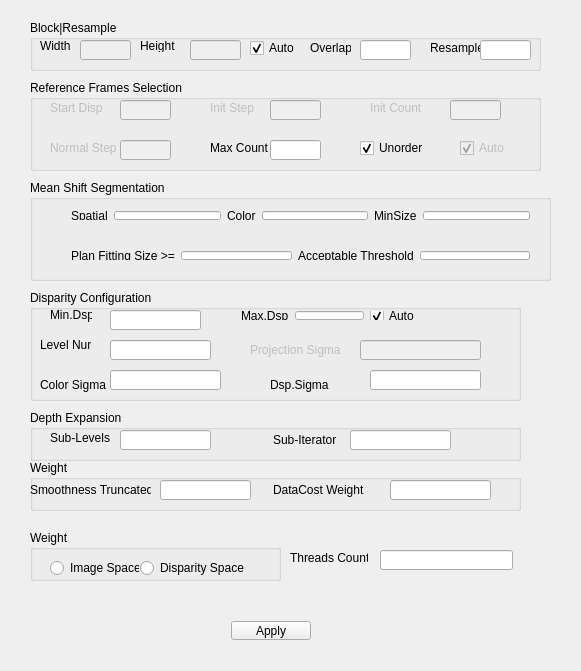
<?xml version="1.0" encoding="UTF-8"?>
<ui version="4.0">
 <class>DepthParaWidget</class>
 <widget class="QWidget" name="DepthParaWidget">
  <property name="windowTitle">
   <string>DepthParaWidget</string>
  </property>
  <widget class="QGroupBox" name="groupBox_Block">
   <property name="geometry">
    <rect>
     <x>30</x>
     <y>20</y>
     <width>511</width>
     <height>51</height>
    </rect>
   </property>
   <property name="title">
    <string>Block|Resample</string>
   </property>
   <widget class="QLabel" name="lb_width">
    <property name="geometry">
     <rect>
      <x>10</x>
      <y>20</y>
      <width>54</width>
      <height>12</height>
     </rect>
    </property>
    <property name="text">
     <string>Width</string>
    </property>
   </widget>
   <widget class="QLabel" name="lb_height">
    <property name="geometry">
     <rect>
      <x>110</x>
      <y>20</y>
      <width>54</width>
      <height>12</height>
     </rect>
    </property>
    <property name="text">
     <string>Height</string>
    </property>
   </widget>
   <widget class="QLineEdit" name="lineEdit_BlockWidth">
    <property name="enabled">
     <bool>false</bool>
    </property>
    <property name="geometry">
     <rect>
      <x>50</x>
      <y>20</y>
      <width>51</width>
      <height>20</height>
     </rect>
    </property>
   </widget>
   <widget class="QLineEdit" name="lineEdit_BlockHeight">
    <property name="enabled">
     <bool>false</bool>
    </property>
    <property name="geometry">
     <rect>
      <x>160</x>
      <y>20</y>
      <width>51</width>
      <height>20</height>
     </rect>
    </property>
   </widget>
   <widget class="QCheckBox" name="checkBox_AutoPartition">
    <property name="geometry">
     <rect>
      <x>220</x>
      <y>20</y>
      <width>71</width>
      <height>16</height>
     </rect>
    </property>
    <property name="acceptDrops">
     <bool>false</bool>
    </property>
    <property name="autoFillBackground">
     <bool>false</bool>
    </property>
    <property name="text">
     <string>Auto</string>
    </property>
    <property name="checked">
     <bool>true</bool>
    </property>
   </widget>
   <widget class="QLabel" name="lb_overlap">
    <property name="geometry">
     <rect>
      <x>280</x>
      <y>20</y>
      <width>41</width>
      <height>16</height>
     </rect>
    </property>
    <property name="text">
     <string>Overlap</string>
    </property>
   </widget>
   <widget class="QLabel" name="lb_Resample">
    <property name="geometry">
     <rect>
      <x>400</x>
      <y>20</y>
      <width>54</width>
      <height>16</height>
     </rect>
    </property>
    <property name="text">
     <string>Resample</string>
    </property>
   </widget>
   <widget class="QLineEdit" name="lineEdit_BlockOverlap">
    <property name="geometry">
     <rect>
      <x>330</x>
      <y>20</y>
      <width>51</width>
      <height>20</height>
     </rect>
    </property>
   </widget>
   <widget class="QLineEdit" name="lineEdit_Resample">
    <property name="geometry">
     <rect>
      <x>450</x>
      <y>20</y>
      <width>51</width>
      <height>20</height>
     </rect>
    </property>
   </widget>
  </widget>
  <widget class="QGroupBox" name="groupBox">
   <property name="geometry">
    <rect>
     <x>30</x>
     <y>80</y>
     <width>511</width>
     <height>91</height>
    </rect>
   </property>
   <property name="title">
    <string>Reference Frames Selection</string>
   </property>
   <widget class="QLabel" name="lable_StartDisp">
    <property name="enabled">
     <bool>false</bool>
    </property>
    <property name="geometry">
     <rect>
      <x>20</x>
      <y>20</y>
      <width>61</width>
      <height>16</height>
     </rect>
    </property>
    <property name="text">
     <string>Start Disp</string>
    </property>
   </widget>
   <widget class="QLabel" name="lable_InitStep">
    <property name="enabled">
     <bool>false</bool>
    </property>
    <property name="geometry">
     <rect>
      <x>180</x>
      <y>20</y>
      <width>61</width>
      <height>16</height>
     </rect>
    </property>
    <property name="text">
     <string>Init Step</string>
    </property>
   </widget>
   <widget class="QLabel" name="lable_InitCount">
    <property name="enabled">
     <bool>false</bool>
    </property>
    <property name="geometry">
     <rect>
      <x>340</x>
      <y>20</y>
      <width>61</width>
      <height>16</height>
     </rect>
    </property>
    <property name="text">
     <string>Init Count</string>
    </property>
   </widget>
   <widget class="QLineEdit" name="lineEdit_RefStartDisp">
    <property name="enabled">
     <bool>false</bool>
    </property>
    <property name="geometry">
     <rect>
      <x>90</x>
      <y>20</y>
      <width>51</width>
      <height>20</height>
     </rect>
    </property>
   </widget>
   <widget class="QLineEdit" name="lineEdit_RefInitStep">
    <property name="enabled">
     <bool>false</bool>
    </property>
    <property name="geometry">
     <rect>
      <x>240</x>
      <y>20</y>
      <width>51</width>
      <height>20</height>
     </rect>
    </property>
   </widget>
   <widget class="QLineEdit" name="lineEdit_RefInitCount">
    <property name="enabled">
     <bool>false</bool>
    </property>
    <property name="geometry">
     <rect>
      <x>420</x>
      <y>20</y>
      <width>51</width>
      <height>20</height>
     </rect>
    </property>
   </widget>
   <widget class="QLabel" name="lable_StartDisp_2">
    <property name="enabled">
     <bool>false</bool>
    </property>
    <property name="geometry">
     <rect>
      <x>20</x>
      <y>60</y>
      <width>71</width>
      <height>16</height>
     </rect>
    </property>
    <property name="text">
     <string>Normal Step</string>
    </property>
   </widget>
   <widget class="QLineEdit" name="lineEdit_RefNormalStep">
    <property name="enabled">
     <bool>false</bool>
    </property>
    <property name="geometry">
     <rect>
      <x>90</x>
      <y>60</y>
      <width>51</width>
      <height>20</height>
     </rect>
    </property>
   </widget>
   <widget class="QLabel" name="lable_StartDisp_5">
    <property name="enabled">
     <bool>true</bool>
    </property>
    <property name="geometry">
     <rect>
      <x>180</x>
      <y>60</y>
      <width>71</width>
      <height>16</height>
     </rect>
    </property>
    <property name="text">
     <string>Max Count</string>
    </property>
   </widget>
   <widget class="QLineEdit" name="lineEdit_RefMaxCount">
    <property name="geometry">
     <rect>
      <x>240</x>
      <y>60</y>
      <width>51</width>
      <height>20</height>
     </rect>
    </property>
   </widget>
   <widget class="QCheckBox" name="checkBox_Unordered">
    <property name="geometry">
     <rect>
      <x>330</x>
      <y>60</y>
      <width>71</width>
      <height>16</height>
     </rect>
    </property>
    <property name="acceptDrops">
     <bool>false</bool>
    </property>
    <property name="autoFillBackground">
     <bool>false</bool>
    </property>
    <property name="text">
     <string>Unorder</string>
    </property>
    <property name="checked">
     <bool>true</bool>
    </property>
   </widget>
   <widget class="QCheckBox" name="checkBox_Ordered_Select">
    <property name="enabled">
     <bool>false</bool>
    </property>
    <property name="geometry">
     <rect>
      <x>430</x>
      <y>60</y>
      <width>71</width>
      <height>16</height>
     </rect>
    </property>
    <property name="acceptDrops">
     <bool>false</bool>
    </property>
    <property name="autoFillBackground">
     <bool>false</bool>
    </property>
    <property name="text">
     <string>Auto</string>
    </property>
    <property name="checked">
     <bool>true</bool>
    </property>
   </widget>
  </widget>
  <widget class="QGroupBox" name="groupBox_2">
   <property name="geometry">
    <rect>
     <x>30</x>
     <y>180</y>
     <width>521</width>
     <height>101</height>
    </rect>
   </property>
   <property name="title">
    <string>Mean Shift Segmentation</string>
   </property>
   <widget class="QWidget" name="horizontalLayoutWidget">
    <property name="geometry">
     <rect>
      <x>30</x>
      <y>20</y>
      <width>481</width>
      <height>31</height>
     </rect>
    </property>
    <layout class="QHBoxLayout" name="horizontalLayout">
     <item>
      <widget class="QLabel" name="lb_width_2">
       <property name="text">
        <string>Spatial</string>
       </property>
      </widget>
     </item>
     <item>
      <widget class="QLineEdit" name="lineEdit_SegSpatial"/>
     </item>
     <item>
      <widget class="QLabel" name="lb_width_4">
       <property name="text">
        <string>Color</string>
       </property>
      </widget>
     </item>
     <item>
      <widget class="QLineEdit" name="lineEdit_SegColor"/>
     </item>
     <item>
      <widget class="QLabel" name="lb_width_5">
       <property name="text">
        <string>MinSize</string>
       </property>
      </widget>
     </item>
     <item>
      <widget class="QLineEdit" name="lineEdit_SegMinSize"/>
     </item>
    </layout>
   </widget>
   <widget class="QWidget" name="horizontalLayoutWidget_2">
    <property name="geometry">
     <rect>
      <x>30</x>
      <y>60</y>
      <width>481</width>
      <height>31</height>
     </rect>
    </property>
    <layout class="QHBoxLayout" name="horizontalLayout_2">
     <item>
      <widget class="QLabel" name="lb_width_6">
       <property name="text">
        <string>Plan Fitting Size &gt;=</string>
       </property>
      </widget>
     </item>
     <item>
      <widget class="QLineEdit" name="lineEdit_SegPlanFittingSize"/>
     </item>
     <item>
      <widget class="QLabel" name="lb_width_7">
       <property name="text">
        <string>Acceptable Threshold</string>
       </property>
      </widget>
     </item>
     <item>
      <widget class="QLineEdit" name="lineEdit_SegAcceptableThreshold"/>
     </item>
    </layout>
   </widget>
  </widget>
  <widget class="QGroupBox" name="groupBox_3">
   <property name="geometry">
    <rect>
     <x>30</x>
     <y>290</y>
     <width>491</width>
     <height>111</height>
    </rect>
   </property>
   <property name="title">
    <string>Disparity Configuration</string>
   </property>
   <widget class="QWidget" name="horizontalLayoutWidget_3">
    <property name="geometry">
     <rect>
      <x>200</x>
      <y>10</y>
      <width>201</width>
      <height>31</height>
     </rect>
    </property>
    <layout class="QHBoxLayout" name="horizontalLayout_3">
     <item>
      <widget class="QLabel" name="lb_width_10">
       <property name="text">
        <string>Max.Dsp</string>
       </property>
      </widget>
     </item>
     <item>
      <widget class="QLineEdit" name="lineEdit_DspMax"/>
     </item>
     <item>
      <widget class="QCheckBox" name="checkBox_AutoDspMax">
       <property name="acceptDrops">
        <bool>false</bool>
       </property>
       <property name="autoFillBackground">
        <bool>false</bool>
       </property>
       <property name="text">
        <string>Auto</string>
       </property>
       <property name="checked">
        <bool>true</bool>
       </property>
      </widget>
     </item>
    </layout>
   </widget>
   <widget class="QLabel" name="lb_width_8">
    <property name="geometry">
     <rect>
      <x>20</x>
      <y>10</y>
      <width>42</width>
      <height>29</height>
     </rect>
    </property>
    <property name="text">
     <string>Min.Dsp</string>
    </property>
   </widget>
   <widget class="QLineEdit" name="lineEdit_DspMin">
    <property name="geometry">
     <rect>
      <x>80</x>
      <y>20</y>
      <width>91</width>
      <height>20</height>
     </rect>
    </property>
   </widget>
   <widget class="QLabel" name="lb_width_9">
    <property name="geometry">
     <rect>
      <x>10</x>
      <y>80</y>
      <width>71</width>
      <height>29</height>
     </rect>
    </property>
    <property name="text">
     <string>Color Sigma</string>
    </property>
   </widget>
   <widget class="QLineEdit" name="lineEdit_DspColorSigma">
    <property name="geometry">
     <rect>
      <x>80</x>
      <y>80</y>
      <width>111</width>
      <height>20</height>
     </rect>
    </property>
   </widget>
   <widget class="QLabel" name="lb_width_11">
    <property name="geometry">
     <rect>
      <x>10</x>
      <y>40</y>
      <width>51</width>
      <height>29</height>
     </rect>
    </property>
    <property name="text">
     <string>Level Num</string>
    </property>
   </widget>
   <widget class="QLineEdit" name="lineEdit_DspLevelNum">
    <property name="geometry">
     <rect>
      <x>80</x>
      <y>50</y>
      <width>101</width>
      <height>20</height>
     </rect>
    </property>
   </widget>
   <widget class="QLabel" name="lb_width_12">
    <property name="geometry">
     <rect>
      <x>240</x>
      <y>80</y>
      <width>61</width>
      <height>29</height>
     </rect>
    </property>
    <property name="text">
     <string>Dsp.Sigma</string>
    </property>
   </widget>
   <widget class="QLineEdit" name="lineEdit_DspDspSigma">
    <property name="geometry">
     <rect>
      <x>340</x>
      <y>80</y>
      <width>111</width>
      <height>20</height>
     </rect>
    </property>
   </widget>
   <widget class="QLineEdit" name="lineEdit_DspProjectSigma">
    <property name="enabled">
     <bool>false</bool>
    </property>
    <property name="geometry">
     <rect>
      <x>330</x>
      <y>50</y>
      <width>121</width>
      <height>20</height>
     </rect>
    </property>
   </widget>
   <widget class="QLabel" name="lable_InitCount_2">
    <property name="enabled">
     <bool>false</bool>
    </property>
    <property name="geometry">
     <rect>
      <x>220</x>
      <y>50</y>
      <width>101</width>
      <height>20</height>
     </rect>
    </property>
    <property name="text">
     <string>Projection Sigma</string>
    </property>
   </widget>
  </widget>
  <widget class="QGroupBox" name="groupBox_Block_2">
   <property name="geometry">
    <rect>
     <x>30</x>
     <y>410</y>
     <width>491</width>
     <height>51</height>
    </rect>
   </property>
   <property name="title">
    <string>Depth Expansion</string>
   </property>
   <widget class="QLabel" name="lb_overlap_2">
    <property name="geometry">
     <rect>
      <x>20</x>
      <y>20</y>
      <width>61</width>
      <height>16</height>
     </rect>
    </property>
    <property name="text">
     <string>Sub-Levels</string>
    </property>
   </widget>
   <widget class="QLabel" name="lb_Resample_2">
    <property name="geometry">
     <rect>
      <x>243</x>
      <y>20</y>
      <width>71</width>
      <height>20</height>
     </rect>
    </property>
    <property name="text">
     <string>Sub-Iterator</string>
    </property>
   </widget>
   <widget class="QLineEdit" name="lineEdit_DESubLevels">
    <property name="geometry">
     <rect>
      <x>90</x>
      <y>20</y>
      <width>91</width>
      <height>20</height>
     </rect>
    </property>
   </widget>
   <widget class="QLineEdit" name="lineEdit_DESubIterator">
    <property name="geometry">
     <rect>
      <x>320</x>
      <y>20</y>
      <width>101</width>
      <height>20</height>
     </rect>
    </property>
   </widget>
  </widget>
  <widget class="QGroupBox" name="groupBox_Block_3">
   <property name="geometry">
    <rect>
     <x>30</x>
     <y>460</y>
     <width>491</width>
     <height>51</height>
    </rect>
   </property>
   <property name="title">
    <string>Weight</string>
   </property>
   <widget class="QLabel" name="lb_overlap_3">
    <property name="geometry">
     <rect>
      <x>0</x>
      <y>20</y>
      <width>121</width>
      <height>20</height>
     </rect>
    </property>
    <property name="text">
     <string>Smoothness Truncated</string>
    </property>
   </widget>
   <widget class="QLabel" name="lb_Resample_3">
    <property name="geometry">
     <rect>
      <x>243</x>
      <y>20</y>
      <width>101</width>
      <height>20</height>
     </rect>
    </property>
    <property name="text">
     <string>DataCost Weight</string>
    </property>
   </widget>
   <widget class="QLineEdit" name="lineEdit_SmoothTruncated">
    <property name="geometry">
     <rect>
      <x>130</x>
      <y>20</y>
      <width>91</width>
      <height>20</height>
     </rect>
    </property>
   </widget>
   <widget class="QLineEdit" name="lineEdit_DataCostWeight">
    <property name="geometry">
     <rect>
      <x>360</x>
      <y>20</y>
      <width>101</width>
      <height>20</height>
     </rect>
    </property>
   </widget>
  </widget>
  <widget class="QWidget" name="horizontalLayoutWidget_5">
   <property name="geometry">
    <rect>
     <x>30</x>
     <y>610</y>
     <width>481</width>
     <height>41</height>
    </rect>
   </property>
   <layout class="QHBoxLayout" name="horizontalLayout_5">
    <item>
     <spacer name="horizontalSpacer">
      <property name="orientation">
       <enum>Qt::Horizontal</enum>
      </property>
      <property name="sizeHint" stdset="0">
       <size>
        <width>40</width>
        <height>20</height>
       </size>
      </property>
     </spacer>
    </item>
    <item>
     <widget class="QPushButton" name="applyButton">
      <property name="text">
       <string>Apply</string>
      </property>
     </widget>
    </item>
    <item>
     <spacer name="horizontalSpacer_2">
      <property name="orientation">
       <enum>Qt::Horizontal</enum>
      </property>
      <property name="sizeHint" stdset="0">
       <size>
        <width>40</width>
        <height>20</height>
       </size>
      </property>
     </spacer>
    </item>
   </layout>
  </widget>
  <widget class="QLineEdit" name="lineEdit_ThreadsCount">
   <property name="geometry">
    <rect>
     <x>380</x>
     <y>550</y>
     <width>133</width>
     <height>20</height>
    </rect>
   </property>
  </widget>
  <widget class="QLabel" name="lb_Resample_4">
   <property name="geometry">
    <rect>
     <x>290</x>
     <y>550</y>
     <width>78</width>
     <height>16</height>
    </rect>
   </property>
   <property name="text">
    <string>Threads Count</string>
   </property>
  </widget>
  <widget class="QGroupBox" name="groupBox_Block_4">
   <property name="geometry">
    <rect>
     <x>30</x>
     <y>530</y>
     <width>251</width>
     <height>51</height>
    </rect>
   </property>
   <property name="title">
    <string>Weight</string>
   </property>
   <widget class="QRadioButton" name="radioButton_ImageSpace">
    <property name="geometry">
     <rect>
      <x>20</x>
      <y>30</y>
      <width>89</width>
      <height>16</height>
     </rect>
    </property>
    <property name="text">
     <string>Image Space</string>
    </property>
   </widget>
   <widget class="QRadioButton" name="radioButton_DspSpace">
    <property name="geometry">
     <rect>
      <x>110</x>
      <y>30</y>
      <width>111</width>
      <height>16</height>
     </rect>
    </property>
    <property name="text">
     <string>Disparity Space</string>
    </property>
   </widget>
   <zorder>radioButton_ImageSpace</zorder>
   <zorder>radioButton_DspSpace</zorder>
   <zorder>lb_Resample_4</zorder>
  </widget>
 </widget>
 <layoutdefault spacing="6" margin="11"/>
 <resources/>
 <connections/>
</ui>
